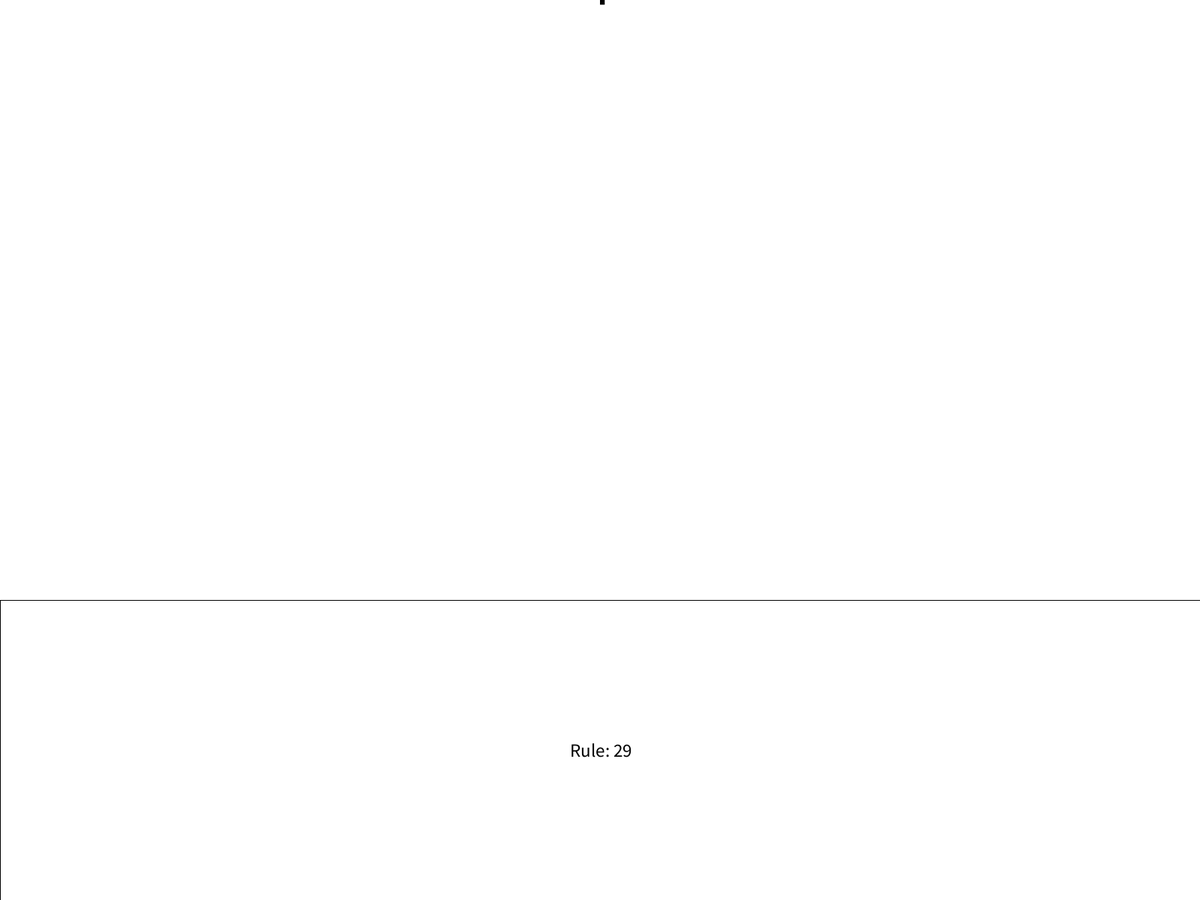
Frame 1 (no input)
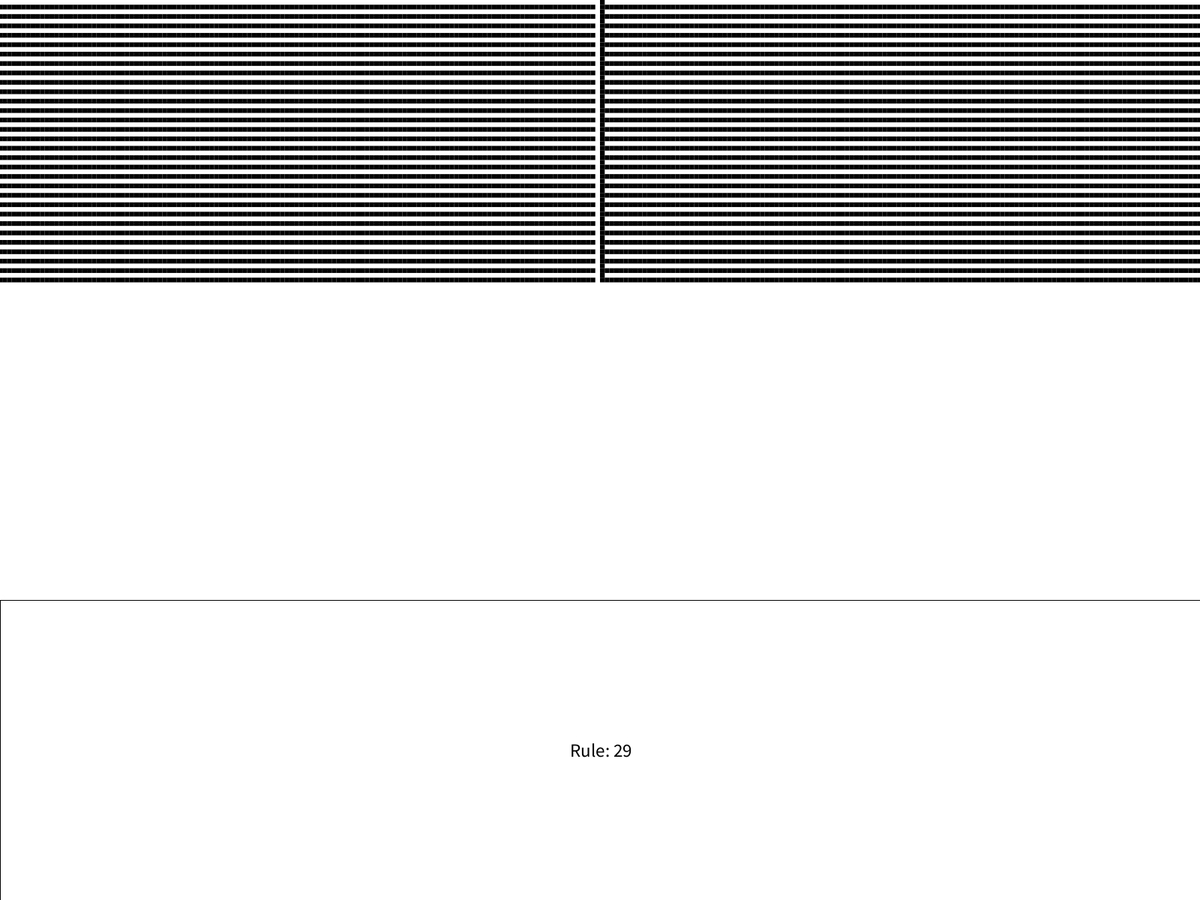
Frame 60 (the mouse pressed at the canvas centre just before this capture)
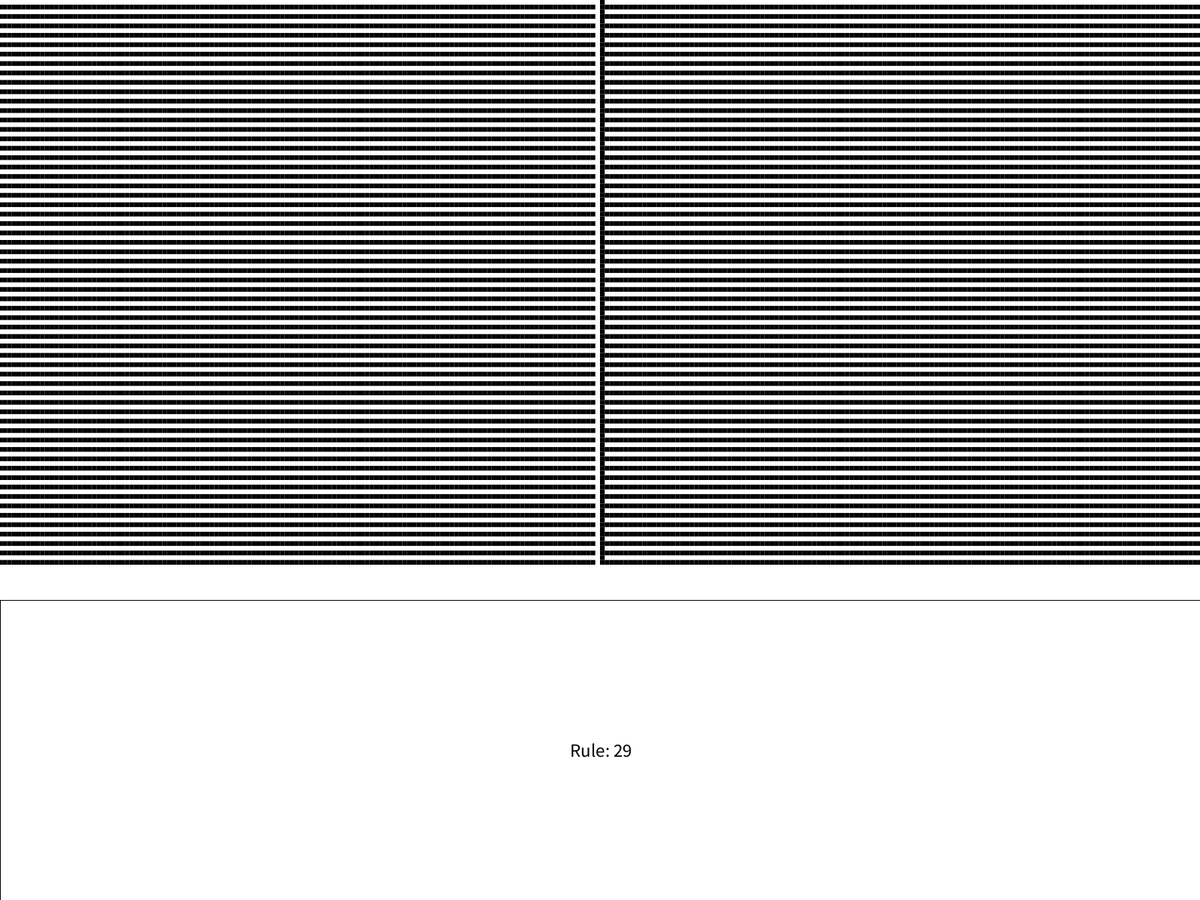
Frame 120 (the mouse held since frame 60 and released just before this capture)

The Processing sketch that drew these frames (run headless with seeded random() and noise(); from frame 60 on, the mouse is pressed at the canvas centre):

// Processing sketch: ElementaryCellularAutomata
// ── ElementaryCellularAutomata.pde
final int windowSize= 255;
final int n= windowSize*2;
final int multiplier= 1;
final int sw= 1;

int rule= 29;
boolean changeRule= true;
boolean save= false;
float w;

boolean cells[];
int iter;
void setup() {
  fullScreen();
  textAlign(CENTER, CENTER);
  rectMode(CENTER);

  textSize(25);
  w= float(width)/windowSize;

  reset();
}

void draw() {
  for (int s=0; s<multiplier; s++) {
    pushMatrix();
    noStroke();
    fill(0);
    translate((windowSize-n)*w/2, 0);
    for (int i=0; i<n; i++) {
      if (cells[i]) rect(i*w+w/2, (iter % (windowSize/2))*w+w/2, w, w);
    }
    popMatrix();
    pushMatrix();
    translate(width/2, height - (height-windowSize*w/2)/2);
    fill(255);
    stroke(0);
    rect(0, 0, width, height-windowSize*w/2);
    fill(0);
    text("Rule: " + rule, 0, 0, width, height-windowSize*w/2);
    popMatrix();

    boolean[] newCells= new boolean[n];
    for (int i=1; i<n-1; i++) {
      boolean a= cells[(i-1+n)%n];
      boolean b= cells[i];
      boolean c= cells[(i+1)%n];
      newCells[i]= compute(a, b, c);
    }

    if (iter!=0 && iter % (windowSize/2) == 0) {
      if (changeRule) {
        if (save) save("images/rule"+rule+".png");
        rule++;
        reset();
      } else {
        cells= newCells;
        iter++;
      }
    } else {
      cells= newCells;
      iter++;
    }

    if (iter==n) {
      fill(0, 100);
      rect(width/2, height/2, width, height);
      noLoop();
    }
  }
}

void reset() {
  iter= 0;
  cells= new boolean[n];
  cells[n/2]= true;
  background(255);
}

boolean compute(boolean a, boolean b, boolean c) {
  int x= (a ? 4 : 0) + (b ? 2 : 0) + (c ? 1 : 0);
  return ((rule >> x) & 1) == 1;
}
